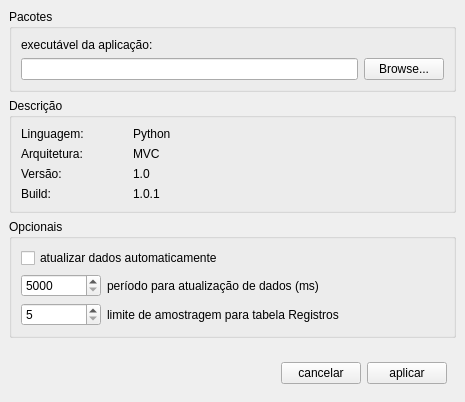
<?xml version="1.0" encoding="UTF-8"?>
<ui version="4.0">
 <class>Config</class>
 <widget class="QMainWindow" name="Config">
  <property name="geometry">
   <rect>
    <x>0</x>
    <y>0</y>
    <width>465</width>
    <height>402</height>
   </rect>
  </property>
  <property name="minimumSize">
   <size>
    <width>0</width>
    <height>0</height>
   </size>
  </property>
  <property name="windowTitle">
   <string>MainWindow</string>
  </property>
  <widget class="QWidget" name="centralwidget">
   <layout class="QVBoxLayout" name="verticalLayout">
    <item>
     <widget class="QGroupBox" name="groupBox">
      <property name="title">
       <string>Pacotes</string>
      </property>
      <layout class="QGridLayout" name="gridLayout">
       <item row="1" column="1">
        <widget class="QPushButton" name="btn_path_executavel">
         <property name="text">
          <string>Browse...</string>
         </property>
        </widget>
       </item>
       <item row="0" column="0">
        <widget class="QLabel" name="label">
         <property name="text">
          <string>executável da aplicação:</string>
         </property>
        </widget>
       </item>
       <item row="1" column="0">
        <widget class="QLineEdit" name="path_executavel"/>
       </item>
      </layout>
     </widget>
    </item>
    <item>
     <widget class="QGroupBox" name="groupBox_2">
      <property name="title">
       <string>Descrição</string>
      </property>
      <layout class="QFormLayout" name="formLayout">
       <item row="1" column="0">
        <widget class="QLabel" name="label_8">
         <property name="text">
          <string>Arquitetura:</string>
         </property>
        </widget>
       </item>
       <item row="1" column="1">
        <widget class="QLabel" name="label_9">
         <property name="text">
          <string>MVC</string>
         </property>
        </widget>
       </item>
       <item row="0" column="0">
        <widget class="QLabel" name="label_2">
         <property name="minimumSize">
          <size>
           <width>106</width>
           <height>0</height>
          </size>
         </property>
         <property name="text">
          <string>Linguagem:</string>
         </property>
        </widget>
       </item>
       <item row="0" column="1">
        <widget class="QLabel" name="label_3">
         <property name="text">
          <string>Python</string>
         </property>
        </widget>
       </item>
       <item row="2" column="0">
        <widget class="QLabel" name="label_4">
         <property name="text">
          <string>Versão:</string>
         </property>
        </widget>
       </item>
       <item row="3" column="0">
        <widget class="QLabel" name="label_6">
         <property name="text">
          <string>Build:</string>
         </property>
        </widget>
       </item>
       <item row="2" column="1">
        <widget class="QLabel" name="versao">
         <property name="text">
          <string>1.0</string>
         </property>
        </widget>
       </item>
       <item row="3" column="1">
        <widget class="QLabel" name="build">
         <property name="text">
          <string>1.0.1</string>
         </property>
        </widget>
       </item>
      </layout>
     </widget>
    </item>
    <item>
     <widget class="QGroupBox" name="groupBox_3">
      <property name="title">
       <string>Opcionais</string>
      </property>
      <layout class="QFormLayout" name="formLayout_2">
       <item row="0" column="0" colspan="2">
        <widget class="QCheckBox" name="atualizar_auto">
         <property name="text">
          <string>atualizar dados automaticamente</string>
         </property>
        </widget>
       </item>
       <item row="2" column="0">
        <widget class="QSpinBox" name="timeout">
         <property name="minimumSize">
          <size>
           <width>80</width>
           <height>0</height>
          </size>
         </property>
         <property name="readOnly">
          <bool>false</bool>
         </property>
         <property name="minimum">
          <number>5000</number>
         </property>
         <property name="maximum">
          <number>999999999</number>
         </property>
        </widget>
       </item>
       <item row="2" column="1">
        <widget class="QLabel" name="label_10">
         <property name="text">
          <string>período para atualização de dados (ms)</string>
         </property>
         <property name="openExternalLinks">
          <bool>false</bool>
         </property>
        </widget>
       </item>
       <item row="3" column="0">
        <widget class="QSpinBox" name="regTable_lengh">
         <property name="minimumSize">
          <size>
           <width>80</width>
           <height>0</height>
          </size>
         </property>
         <property name="prefix">
          <string/>
         </property>
         <property name="minimum">
          <number>5</number>
         </property>
         <property name="maximum">
          <number>1000</number>
         </property>
        </widget>
       </item>
       <item row="3" column="1">
        <widget class="QLabel" name="label_5">
         <property name="text">
          <string>limite de amostragem para tabela Registros</string>
         </property>
        </widget>
       </item>
      </layout>
     </widget>
    </item>
    <item>
     <spacer name="verticalSpacer">
      <property name="orientation">
       <enum>Qt::Vertical</enum>
      </property>
      <property name="sizeHint" stdset="0">
       <size>
        <width>20</width>
        <height>40</height>
       </size>
      </property>
     </spacer>
    </item>
    <item>
     <widget class="QWidget" name="widget" native="true">
      <property name="maximumSize">
       <size>
        <width>16777215</width>
        <height>40</height>
       </size>
      </property>
      <layout class="QHBoxLayout" name="horizontalLayout">
       <item>
        <spacer name="horizontalSpacer">
         <property name="orientation">
          <enum>Qt::Horizontal</enum>
         </property>
         <property name="sizeHint" stdset="0">
          <size>
           <width>40</width>
           <height>20</height>
          </size>
         </property>
        </spacer>
       </item>
       <item>
        <widget class="QPushButton" name="btn_cancelar">
         <property name="text">
          <string>cancelar</string>
         </property>
        </widget>
       </item>
       <item>
        <widget class="QPushButton" name="btn_aplicar">
         <property name="text">
          <string>aplicar</string>
         </property>
        </widget>
       </item>
      </layout>
     </widget>
    </item>
   </layout>
  </widget>
 </widget>
 <resources>
  <include location="../autoFiles/qrc.qrc"/>
 </resources>
 <connections/>
</ui>
